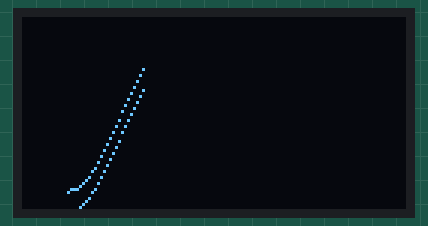
Simulated run of this sketch. Board: ESP8266 (NodeMCU). On the bench: 128×64 one-colour display.

Above: at 0.79 s.
At 3.5 s:
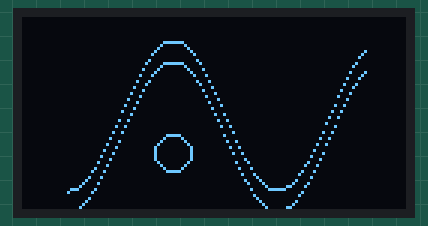
At 5.97 s:
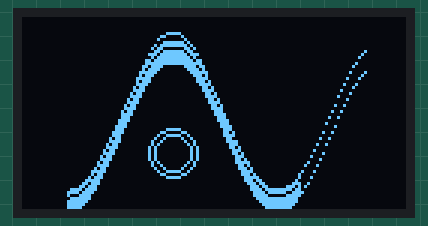
At 13.8 s:
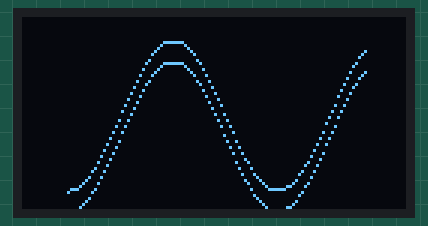
At 29.1 s:
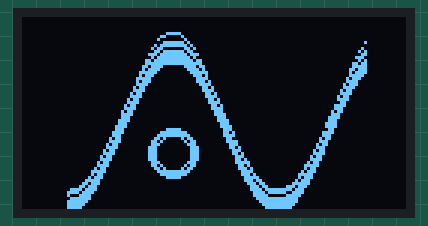
At 39.68 s:
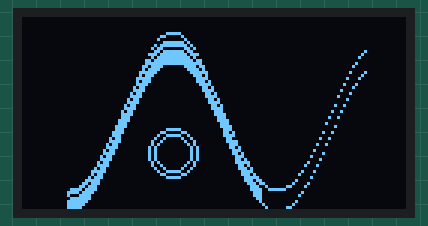

Measured:
- what the display in image 1 shows lasts 0.5 s, from 3.4 s to 3.9 s
- what the display in image 3 shows lasts 1.0 s, from 13.8 s to 14.8 s
- what the display in image 4 shows lasts 5.1 s, from 29.0 s to 34.1 s

The sketch:

NODE_OLED_emblem.ino
```cpp
// This progrsm draw an original AN logo on OLED display
// Connect display to NodeMCU esp8266 wifi board
//
// D2->SCL
// D1->SDA
//
// Created be Alexander Noyanov
// 23.10.2017


#include <Wire.h>
#include "SSD1306.h" // alias for `#include "SSD1306Wire.h"`

SSD1306  display(0x3c, D1, D2);


float y,yy = 0;
const int a = 25;
void drawEmblem(){
  display.clear();
      for (int i=0; i<100; i++)
    {
      y=i*0.09;
      yy = i*0.09;
     display.setPixel(i+15, (cos(y)*a)+40);
      display.setPixel(i+15, (cos(yy)*a)+33);
      delay(10);
      display.display();

    }

      delay(1000);
        display.drawCircle(50,45,6);
        display.display();
        delay(500);
          display.drawCircle(50,45,8);
             display.display();

                 for (int i=0; i<100; i++)
    {
      y=i*0.09;
      yy = i*0.09;
      display.setPixel(i+15, (cos(y)*a)+39);
      display.setPixel(i+15, (cos(yy)*a)+38);
      display.setPixel(i+15, (cos(y)*a)+37);
      display.setPixel(i+15, (cos(yy)*a)+36);
      //display.setPixel(i+15, (cos(yy)*a)+3);
      display.setPixel(i+15, (cos(y)*30)+35);
      display.setPixel(i+15, (cos(yy)*a)+34);
      delay(10);
       display.display();
    }
     display.drawCircle(50,45,7);
            // display.update();
            display.display();

}

void setup() {
  // put your setup code here, to run once:

  Serial.begin(115200);
  Serial.println();
  Serial.println();

  display.init();

  display.clear();

}

void loop() {
  // put your main code here, to run repeatedly:

  drawEmblem();
  delay(5000);

}
```
